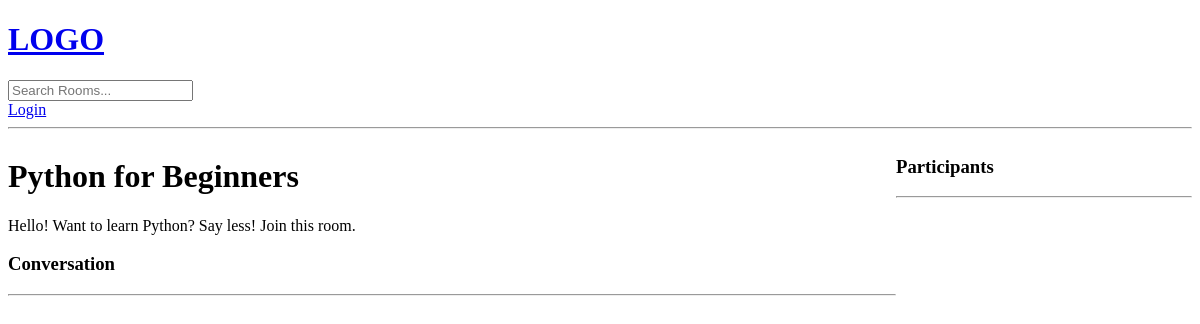
The page /room/5/ on the database as committed earlier.
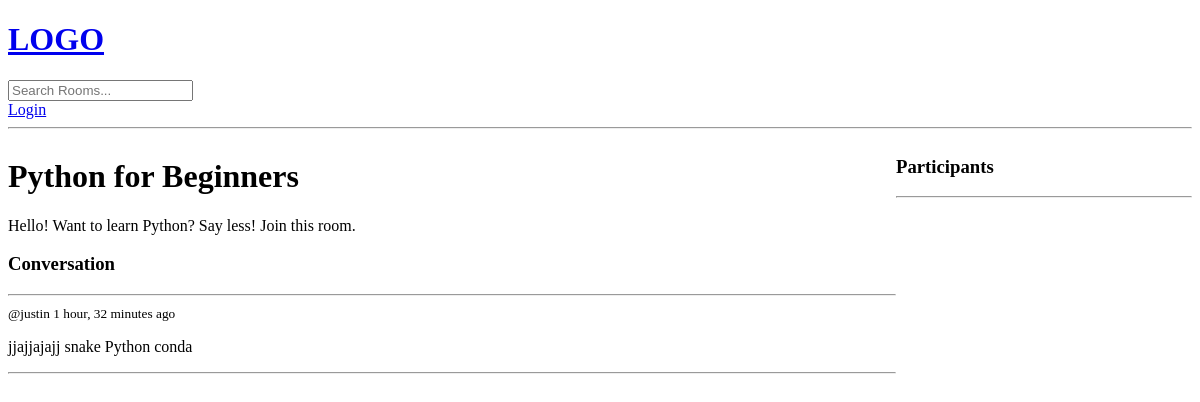
The same page on the database as committed later.
### base/models.py (models this page shows, shortened)
class Message(models.Model):
    user = models.ForeignKey(User, on_delete=models.CASCADE)
    room = models.ForeignKey(Room, # Room is the parent
                            on_delete=models.CASCADE, # When parent is deleted, all children will be deleted (cascaded)
                            )
    body = models.TextField()
    updated = models.DateTimeField(auto_now=True) # auto_now takes a snapshot for everytime we save an item
    created = models.DateTimeField(auto_now_add=True)

### base/views.py (the view, shortened to what this page needs)
# urls.py: path('room/<str:pk>/', views.room, name='room'), # Using dynamic URL's, where pk is a string parameter (See function in views.py)
def room(request, pk):
    room = Room.objects.get(id=pk) # Getting 1 item based on a uid
    room_messages = room.message_set.all().order_by('-created')
    participants = room.participants.all()
    context = {'room': room, 'room_messages': room_messages, 'participants':participants}
    return render(request, 'base/room.html', context)

### base/templates/base/room.html (shortened to what this page needs)
{% extends 'main.html' %}
{% block content %}
<div class="room-container">
    <div>
        <h1>{{room.name}}</h1>
        <p>{{room.description}}</p>
        <div class="comment-wrapper">
            <h3>Conversation</h3>
            <hr>
            {% for message in room_messages %}
                <div>
                    <small>@{{message.user}} {{message.created|timesince}} ago</small>
                    <p>{{message.body}}</p>
                    <hr>
                </div>
            {% endfor %}
        </div>
    </div>
    <div>
        <h3>Participants</h3>
        <hr/>
    </div>
</div>
{% endblock content %}

Rows that differ between the two databases and show on the page:
added Message: user "justin", created "1 hour, 32 minutes", body "jjajjajajj snake Python conda"
